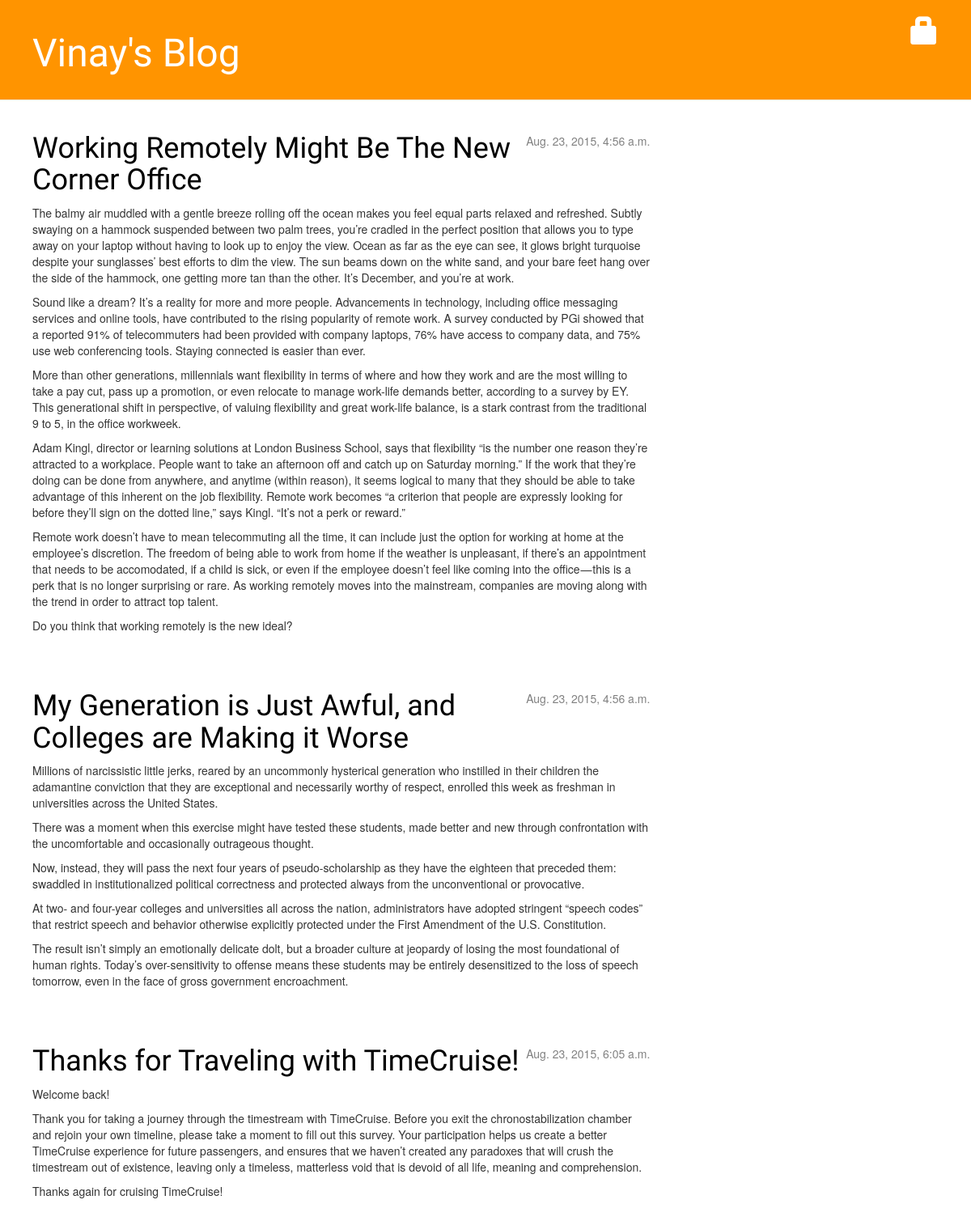
The page / on the database its author committed.
### blog/models.py (models this page shows, shortened)
class Post(models.Model):
  author = models.ForeignKey('auth.User')
  title = models.CharField(max_length=200)
  text = models.TextField()
  created_date = models.DateTimeField(default=timezone.now)
  published_date = models.DateTimeField(blank=True, null=True)

### blog/views.py (the view)
# urls.py: url(r'^$', views.post_list, name='post_list'),
def post_list(request):
  posts = Post.objects.filter(published_date__lte=timezone.now()).order_by('published_date')
  return render(request, 'blog/post_list.html', {'posts': posts})

### blog/templates/blog/post_list.html
{% extends "blog/base.html" %}
{% block content %}
{% for post in posts %}
    <div class="post">
        <div class="date">
            {{ post.published_date }}
        </div>
        <h1><a href="{% url "post_detail" pk=post.pk %}#disqus_thread">{{ post.title }}</a></h1>
        <p>{{ post.text|linebreaks }}</p>
    </div>
{% endfor %}
{% endblock content %}

### blog/static/css/blog.css (style rules this page uses)
h1, h2, h3, h4 { font-family: 'Lobster', cursive; }
.date { float: right; color: #828282; }
.post { margin-bottom: 70px; }
.post h1 a, .post h1 a:visited { color: #000000; }

### rows shown on the page
Post: published_date "Aug. 23, 2015, 4:56 a.m.", title "Working Remotely Might Be The New Corner Office", text "The balmy air muddled with a gentle breeze rolling off the ocean makes you feel equal parts relaxed and refreshed. Subtly swaying on a hammock suspended between two palm trees, you’re cradled in the perfect position that allows you to type away on your laptop without having to look up to enjoy the view. Ocean as far as the eye can see, it glows bright turquoise despite your sunglasses’ best efforts to dim the view. The sun beams down on the white sand, and your bare feet hang over the side of the hammock, one getting more tan than the other. It’s December, and you’re at work. Sound like a dream? It’s a reality for more and more people. Advancements in technology, including office messaging…"
Post: published_date "Aug. 23, 2015, 4:56 a.m.", title "My Generation is Just Awful, and Colleges are Making it Worse", text "Millions of narcissistic little jerks, reared by an uncommonly hysterical generation who instilled in their children the adamantine conviction that they are exceptional and necessarily worthy of respect, enrolled this week as freshman in universities across the United States. There was a moment when this exercise might have tested these students, made better and new through confrontation with the uncomfortable and occasionally outrageous thought. Now, instead, they will pass the next four years of pseudo-scholarship as they have the eighteen that preceded them: swaddled in institutionalized political correctness and protected always from the unconventional or provocative. At two- and…"
Post: published_date "Aug. 23, 2015, 6:05 a.m.", title "Thanks for Traveling with TimeCruise!", text "Welcome back! Thank you for taking a journey through the timestream with TimeCruise. Before you exit the chronostabilization chamber and rejoin your own timeline, please take a moment to fill out this survey. Your participation helps us create a better TimeCruise experience for future passengers, and ensures that we haven’t created any paradoxes that will crush the timestream out of existence, leaving only a timeless, matterless void that is devoid of all life, meaning and comprehension. Thanks again for cruising TimeCruise!"
